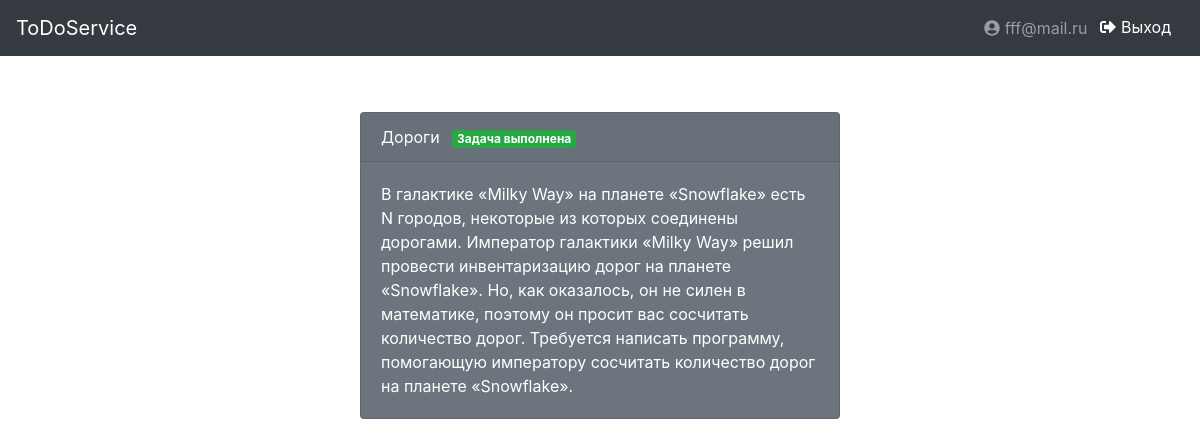
The app's page /todo/72 (signed in) with its own data.
### tables this page shows
CREATE TABLE users
(
    id integer not null constraint users_pk primary key autoincrement,
    email    text    not null,
    password text    not null
);

CREATE TABLE todos
(
    id      integer
        constraint todos_pk
            primary key autoincrement,
    title   text    not null,
    txt text not null, 
    user_id integer not null
        references users
            on update cascade on delete cascade,
    done    integer default 0
);

### app/__init__.py (the view)
@app.route('/todo/<int:todo_id>')
def get_todo(todo_id):
    if 'user_id' not in session:
        return redirect(url_for('login'))
    user = Storage.get_user_by_id(session['user_id'])
    todo = Storage.get_todo_by_id(todo_id,user.id)
    return render_template('pages/todo.html', page_title='ToDoService', todo=todo, user=user)

### app/storage/__init__.py (called while the page is built)
    @staticmethod
    def get_user_by_id(user_id):
        user_data = db.execute('SELECT * FROM users WHERE id = ?', (user_id,)).fetchone()
        if user_data:
            return User(*user_data)
        else:
            return None

    @staticmethod
    def get_todo_by_id(todo_id,user_id):
        todo = db.execute('SELECT id, title, txt, user_id, done FROM todos WHERE user_id = ? AND id = ?', (user_id,todo_id)).fetchone()
        if todo:
            return Todo(*todo)
        else:
            return None

### app/templates/pages/todo.html
{% extends "layouts/base_layout.html" %}
{% block main %}
    {% if todo %}
    <div class="container-fluid d-flex p-2 justify-content-center">
    <div class="card text-white bg-secondary mb-3" style="max-width: 30rem;">
    <div class="card-header">{{ todo.title }}
    {% if todo.done==1 %}
        <span class="badge badge-success ml-2">Задача выполнена</span>
    {% else %}
        <span class="badge badge-danger ml-2">Задача не выполнена</span>
    {% endif %}
    </div>
    <div class="card-body">
        <p class="card-text">{{ todo.txt }}</p>
    </div>
    </div>
    </div>
{% else %}
  <h1 class="text-center text-warning mt-4 pt-4">У вас нет такой ToDo :(</h4>
{% endif %}
{% endblock %}

### app/templates/layouts/base_layout.html (shortened to what this page needs)
<!DOCTYPE html>
<html lang="en">
<head>
    <link rel="stylesheet" href="/static/css/bootstrap.min.css">
</head>
<body>
    <header>
        <nav class="navbar navbar-dark bg-dark">
        <a class="navbar-brand" href="/">ToDoService</a>
        <div class="d-flex">
        {% if user %}
            <span class="navbar-text"><i class="fas fa-user-circle"></i> {{ user.email }}</span>
            <a href="/logout" class="btn btn-dark" role="button"><i class="fas fa-sign-out-alt"></i> Выход</a>
        {% else %}
            <a class="btn btn-dark" role="button" href="/login"><i class="fas fa-sign-in-alt"></i> Вход</a>
            <a href="/registration" class="btn btn-dark" role="button"><i class="fas fa-user-plus"></i> Регистрация</a>
        {% endif %}
        </div>
        </nav>
    </header>
    <main class="container mt-5">
    {% block main %}{% endblock %}
    </main>
</body>
</html>

### records on screen
users: email "fff@mail.ru"
todos: title "Дороги", txt "В галактике «Milky Way» на планете «Snowflake» есть N городов, некоторые из которых соединены дорогами. Император галактики «Milky Way» решил провести инвентаризацию дорог на планете «Snowflake». Но, как оказалось, он не силен в математике, поэтому он просит вас сосчитать количество дорог. Требуется написать программу, помогающую императору сосчитать количество дорог на планете «Snowflake»."
